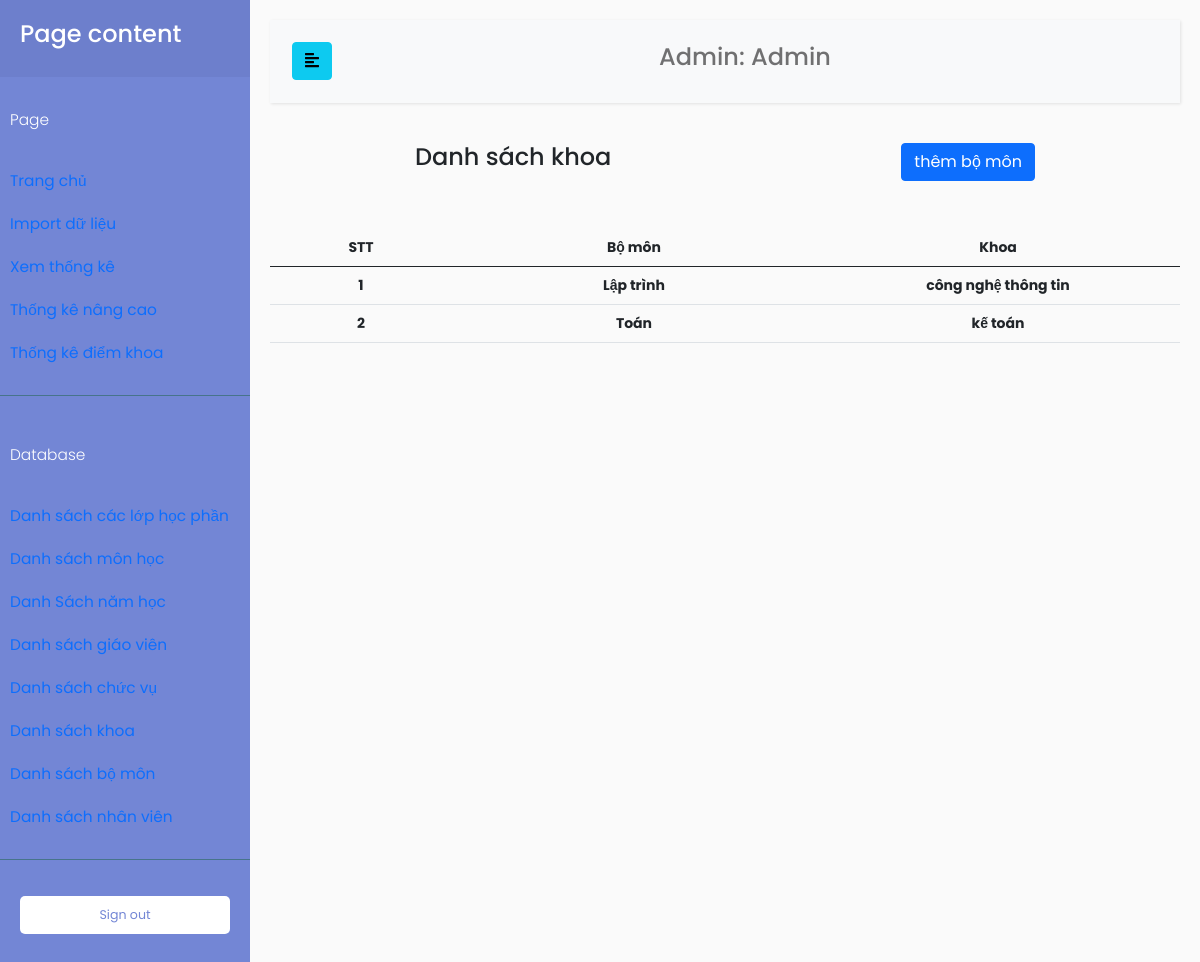
The page /index.php?TenChucVu=admin&page=DBBoMon (signed in) on the database as committed earlier.
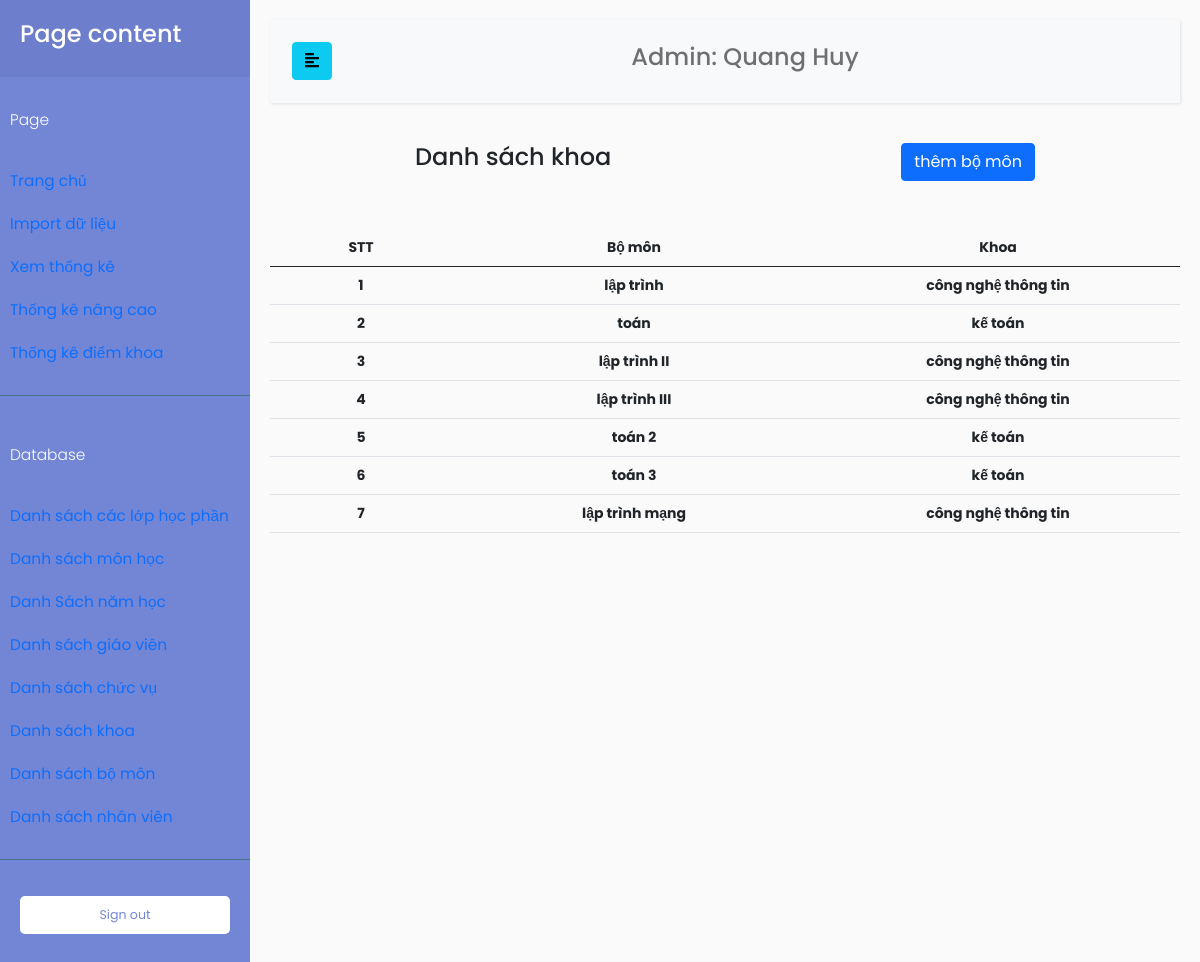
The same page on the database as committed later.
### tables this page shows
CREATE TABLE `nhanvien` (
  `MaNhanVien` varchar(100) NOT NULL,
  `TenNhanVien` varchar(100) NOT NULL,
  `MatKhau` varchar(100) NOT NULL,
  `MaChucVu` int(11) NOT NULL
);

CREATE TABLE `bomon` (
  `MaBoMon` int(11) NOT NULL,
  `MaKhoa` int(11) NOT NULL,
  `TenBoMon` varchar(100) NOT NULL
);

CREATE TABLE `khoa` (
  `MaKhoa` int(11) NOT NULL,
  `TenKhoa` varchar(100) NOT NULL
);

### database/DBController.php (called while the page is built, shortened)
<?php
class DBController
{
    protected $host = 'localhost';
    protected $user = 'root';
    protected $password = '';
    protected $database = 'quanlydanhgia';
    public function __construct()
    {
        $this->con = mysqli_connect($this->host, $this->user, $this->password, $this->database);
    }
}

### function.php (called while the page is built, shortened)
<?php
require('database/DBController.php');
require('database/Account.php');
require('database/InfoSmallTable.php');
$db = new DBController();
$account = new Account($db);
$infoSmallTable = new InfoSmallTable($db);

### database/Account.php (called while the page is built, shortened)
<?php
class Account
{
    public $db = null;
    public function __construct(DBController $db)
    {
        $this->db = $db;
    }
    public function getTenNhanVien($userID, $table = 'giaovien', $key = 'MaGiaoVien')
    {
        $result = $this->db->con->query("SELECT TenNhanVien FROM $table as tb JOIN chucvu on tb.MaChucVu = chucvu.MaChucVu WHERE $key = '{$userID}'");
        $resultArray = array();
        if ($result->num_rows > 0) {
            while ($row = $result->fetch_assoc()) {
                $resultArray[] = $row;
            }
        }
        return $resultArray[0]['TenNhanVien'];
    }
}

### database/InfoSmallTable.php (called while the page is built, shortened)
<?php
class InfoSmallTable
{
    public $db = null;
    public function __construct(DBController $db)
    {
        $this->db = $db;
    }
    public function getThongTinBang($table = 'Khoa')
    {
        $result = $this->db->con->query("SELECT * FROM {$table}");
        $resultArr = array();
        while ($row = mysqli_fetch_array($result, MYSQLI_ASSOC)) {
            $resultArr[] = $row;
        }
        return $resultArr;
    }
    public function getThongTinBoMon($maBoMon, $thongTin = 'TenBoMon')
    {
        $result = $this->db->con->query("SELECT * FROM BoMon WHERE MaBoMon = '{$maBoMon}'");
        $resultArr = array();
        while ($row = mysqli_fetch_array($result, MYSQLI_ASSOC)) {
            $resultArr[] = $row;
        }
        return $resultArr[0][$thongTin];
    }
    public function getTenKhoa($maKhoa)
    {
        $result = $this->db->con->query("SELECT TenKhoa FROM Khoa WHERE MaKhoa = '{$maKhoa}'");
        $resultArr = array();
        while ($row = mysqli_fetch_array($result, MYSQLI_ASSOC)) {
            $resultArr[] = $row;
        }
        return $resultArr[0]['TenKhoa'];
    }
}

### page/admin/DBControl/DBBoMon.php (the view, shortened to what the changed rows need)
<?php
if ($_GET["TenChucVu"] === 'admin') {
    $boMon = $infoSmallTable->getThongTinBang("BoMon");
    $stt = 1;
}
?>
<div>
    <table class="table table-hover">
        <thead>
            <tr>
                <th style="width: 20%; text-align: center;">STT</th>
                <th style="width: 40%; text-align: center;">Bộ môn</th>
                <th style="width: 40%; text-align: center;">Khoa</th>
            </tr>
        </thead>
        <tbody>
            <?php foreach ($boMon as $item) : ?>
                <tr>
                    <th style="text-align: center;">
                        <?php
                        echo $stt;
                        $stt++;
                        ?>
                    </th>
                    <th style="text-align: center;">
                        <?php
                        echo $item['TenBoMon'];
                        ?>
                    </th>
                    <th style="text-align: center;">
                        <?php
                        $maKhoa = $infoSmallTable->getThongTinBoMon($item['MaBoMon'], 'MaKhoa');
                        $tenKhoa = $infoSmallTable->getTenKhoa($maKhoa);
                        echo strtolower($tenKhoa);
                        ?>
                    </th>
                </tr>
            <?php endforeach; ?>
        </tbody>
    </table>
</div>

### index.php (shortened to what the changed rows need)
<!doctype html>
<html lang="en">
<head>
    <link href="https://cdn.jsdelivr.net/npm/bootstrap@5.0.0-beta3/dist/css/bootstrap.min.css" rel="stylesheet">
    <link rel="stylesheet" href="//code.jquery.com/ui/1.12.1/themes/base/jquery-ui.css">
    <link href="https://ajax.googleapis.com/ajax/libs/jqueryui/1.12.1/themes/base/jquery-ui.css" rel="stylesheet" type="text/css" />
    <link href="css/dashboard.css" rel="stylesheet">
    <link href="css/customTable.css" rel="stylesheet">
    <link rel="stylesheet" href="css/sidebar.css">
</head>
<?php
require('function.php');
if ($_GET["TenChucVu"]) {
    $tenChucVu = $_GET["TenChucVu"];
}
if (isset($_GET["page"])) {
    $page = $_GET["page"];
}
$tenGiaoVien = NULL;
if ($tenChucVu === 'admin' || $tenChucVu === 'nhanvien') {
    if ($tenChucVu === 'admin') {
        $tenCV = "Admin";
    }
    $tenGiaoVien = $account->getTenNhanVien($_SESSION['MaDangNhap'], 'NhanVien', 'MaNhanVien');
}
?>
<body>
    <div class="wrapper">
        <div id="content">
            <nav class="navbar navbar-expand-lg navbar-light bg-light">
                <div class="container-fluid">
                    <div class="collapse navbar-collapse" id="navbarSupportedContent">
                        <ul class="nav navbar-nav m-auto">
                            <li class="nav-item">
                                <h4><a class="nav-link" href="#"><?php echo $tenCV . ": " . $tenGiaoVien; ?></a></h4>
                            </li>
                        </ul>
                    </div>
                </div>
            </nav>
            <?php
            if (isset($page)) {
                switch ($page) {
                    case 'DBBoMon':
                        include('page/admin/DBControl/DBBoMon.php');
                        break;
                }
            }
            ?>
        </div>
    </div>
</body>
</html>

Rows that differ between the two databases and show on the page:
changed nhanvien: TenNhanVien "Admin" → "Quang Huy"
changed bomon: TenBoMon "Lập trình" → "lập trình"
changed bomon: TenBoMon "Toán" → "toán"
added bomon: TenBoMon "lập trình II", tenKhoa "công nghệ thông tin"
added bomon: TenBoMon "lập trình III", tenKhoa "công nghệ thông tin"
added bomon: TenBoMon "toán 2", tenKhoa "kế toán"
added bomon: TenBoMon "toán 3", tenKhoa "kế toán"
added bomon: TenBoMon "lập trình mạng", tenKhoa "công nghệ thông tin"
